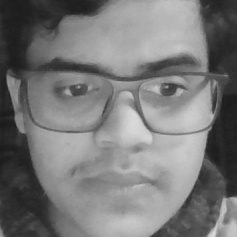
#> input picture faceoff/faceoff/dataset/User.0.0.jpg, 237 x 237 px
$ python -i webapp.py   (imports and definitions only)
#> lines starting #> are read from the running program, lines starting #| are printed output that depends on the picture
#> further down, picture is the input picture: PIL image 237x237 L; min 27, max 219, mean 120.1
#FaceOff by @darthvardaan
#Step03:We create a webpage using Streamlit. The webpage
#will take an image as input from the user and ask the
#trained model to make a classification and then return
#the output image onto the webpage.

#Streamlit is a framework for building webapps from python scripts.
import streamlit as st
import cv2
from PIL import Image
import numpy as np

#We use the face classifier to detect a face in any given image.
face_cascade = cv2.CascadeClassifier('haarcascade_frontalface_default.xml')
#We create object for face recognizer.
rec=cv2.face.LBPHFaceRecognizer_create()
# [1 line not run here, left out]

def detect_faces(our_image):
    #convert to RGB and then to numpy array
    img = np.array(our_image.convert('RGB'))
    #convert to grayscale
    gray = cv2.cvtColor(img, cv2.COLOR_BGR2GRAY)
    # Detect faces
    faces = face_cascade.detectMultiScale(gray, 1.1, 4)
#> faces = [[17, 20, 204, 204]]
    # Draw rectangle around the faces
    for (x, y, w, h) in faces:
        # To draw a rectangle in a face
        cv2.rectangle(img, (x, y), (x + w, y + h), (255, 255, 0), 2)
        #We use rec.predict to recognize the image and return uncertainity level
        id, uncertainty = rec.predict(gray[y:y + h, x:x + w])
        print(id, uncertainty)

        #parameter for classification is the uncertainity
        if (uncertainty< 55):
            #here we classify the person depending on the uncertainity and id
            if (id == 0 or id == 1 or id == 2 ):
                cv2.putText(img, 'Vardaan', (x, y + h), cv2.FONT_HERSHEY_COMPLEX_SMALL, 2.0, (255, 255, 0),2)
            else:
                cv2.putText(img, 'Maybe Vardaan', (x, y + h), cv2.FONT_HERSHEY_COMPLEX_SMALL, 2.0, (255, 255, 0),2)
        else:
            cv2.putText(img, 'Unknown', (x, y + h), cv2.FONT_HERSHEY_COMPLEX_SMALL, 2.0, (255, 255, 0),2)
#> this loop made 1 pass
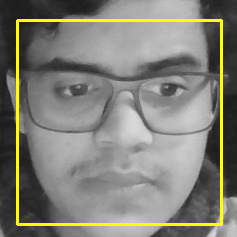
#> img: shape (237, 237, 3); mean R, G, B 127.1, 127.1, 116
    #return the result img
    return img

def main():
    """FaceOff"""

    st.title("OpenCV Project")

    html_temp = """
    <body style="background-color:red;">
    <div style="background-color:teal ;padding:10px">
    <h2 style="color:white;text-align:center;">FaceOff - Face Recognition WebApp</h2>
    </div>
    </body>
    """
    st.markdown(html_temp, unsafe_allow_html=True)

    image_file = st.file_uploader("Upload Image", type=['jpg', 'png', 'jpeg'])
    if image_file is not None:
        our_image = Image.open(image_file)
        st.text("Original Image")
        st.image(our_image)

    if st.button("Recognise"):
        result_img= detect_faces(our_image)
        st.image(result_img)


# [2 lines not run here, left out]

>>> from PIL import Image
>>> picture = Image.open('dataset/User.0.0.jpg')
#> (the run stopped early here; a loop or call above may not have finished)
